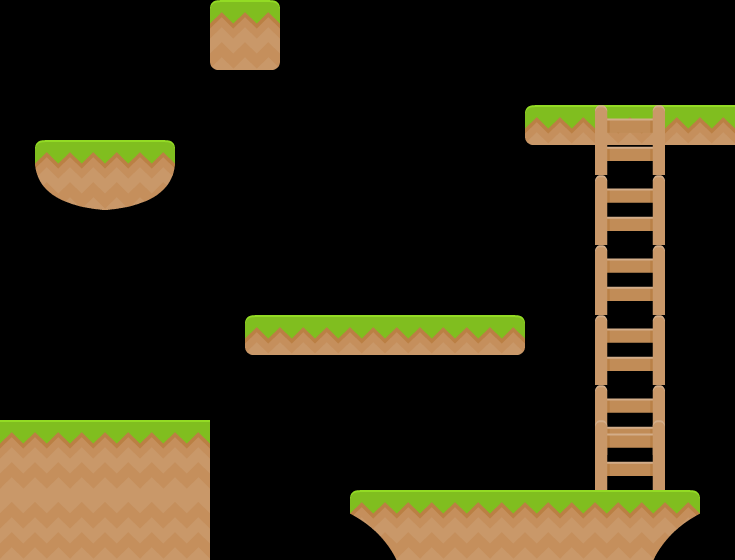

Below is a game level as drawn by its tile map, then a one-line description and the .tmx that defines it (tile-layer data replaced by summaries):
An orthogonal 21x16 tile map with 35x35 px tiles, 2 tile layers (Platforms, ladders).

<map version="1.0" orientation="orthogonal" renderorder="right-down" width="21" height="16" tilewidth="35" tileheight="35" nextobjectid="1">
 <tileset firstgid="1" name="tileset" tilewidth="70" tileheight="70" spacing="2" margin="2" tilecount="196">
  <image source="tileset.png" width="1024" height="1024" />
 </tileset>
 <layer name="Platforms" width="21" height="16">
  <data>[336 cells, 21 non-empty, 10 distinct tile ids]</data>
 </layer>
 <layer name="ladders" width="21" height="16">
  <data>[336 cells, 6 non-empty, 1 distinct tile ids]</data>
 </layer>
</map>
